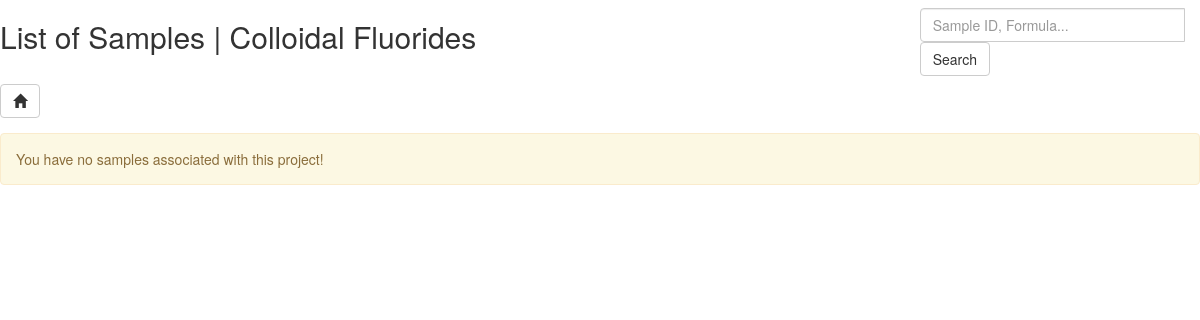
The page /project/3/ on the database as committed earlier.
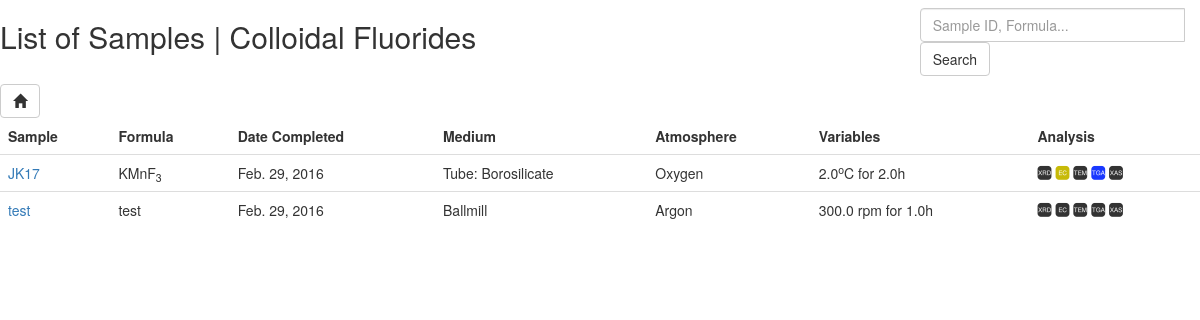
The same page on the database as committed later.
### pokedex/models.py (models this page shows, shortened)
class Sample(models.Model):
	sample_number = models.CharField(max_length=10, db_index=True)
	name = models.CharField(max_length=200, db_index=True)
	formula = models.CharField(max_length=50, db_index=True, blank=True)
	stripped_formula = models.CharField(max_length=50, db_index=True, blank=True)
	AVAILABLE_MEDIUMS = [
		('Ballmill', 'Ballmill'),
		('Tube: Borosilicate', 'Tube: Borosilicate'),
		('Tube: Quartz', 'Tube: Quartz'),
		('Tube: Alumina', 'Tube: Alumina'),
	]
	AVAILABLE_ATMOSPHERES = [
		('Argon', 'Argon'),
		('5%H2:95%N2', '5%H2:95%N2'),
		('Oxygen', 'Oxygen'),
		('Nitrogen', 'Nitrogen'),
		('Air', 'Air'),
	]
	experiment_medium = models.CharField(max_length=50, choices=AVAILABLE_MEDIUMS)
	experiment_atmosphere = models.CharField(max_length=50, choices=AVAILABLE_ATMOSPHERES)
	experiment_variable = models.FloatField(null=True, blank=True)
	experiment_time = models.FloatField(blank=True, null=True)
	experiment_equation = models.CharField(max_length=200, blank=True)
	variable_units = models.CharField(max_length=5, blank=True)
	analysis_XRD = models.BooleanField(default=False)
	analysis_EC = models.BooleanField(default=False)
	analysis_TEM = models.BooleanField(default=False)
	analysis_TGA = models.BooleanField(default=False)
	analysis_XAS = models.BooleanField(default=False)
	start_date = models.DateField(null=True, default=datetime.date.today)
	end_date = models.DateField(null=True, default=datetime.date.today)
	associated_project = models.ManyToManyField('Project')
	user = models.ForeignKey(User, blank=True, null=True)
	class Meta:
		ordering = ['sample_number']
	def detail_url(self):
		url = reverse('sample_detail', kwargs={'id': self.id})
		return url

### pokedex/views.py (the view)
class SampleListView(DetailView):
	template_name = 'sample_list.html'
	model = Project
	context_object_name = 'project'
	def get_context_data(self, *args, **kwargs):
		project = self.get_object()
		context = super(SampleListView, self).get_context_data(*args, **kwargs)
		context['samples'] = Sample.objects.all().filter(associated_project = project)
		return context
	def get_object(self):
		pk = self.kwargs['id']
		project = Project.objects.get(pk=pk)
		return project

### pokedex/models.py (called while the page is built)
	def __str__(self):
		return "{name}".format(name=self.name)

### pokedex/templatetags/custom_filters.py (called while the page is built)
@register.filter(name='formula_markup')
def formula_markup(formula):
    def insert_subscript(string, index):
        return string[:index] + '<sub>' + string[index:index+2] + '</sub>' + string[index+2:]
    def insert_superscript(string, index):
        return string[:index] + '<sup>' + string[index:index+2] + '</sup>' + string[index+2:]
    formula = escape(formula)
    x = 0
    while x in range (0, len(formula)):
        if formula[x] in ('_'):
            formula = insert_subscript(formula, x)
            x += 5
        if formula[x] in ('^'):
            formula = insert_superscript(formula, x)
            x += 5
        x += 1
    formula = formula.replace("_","").replace("^", "")
    return mark_safe(formula)

### pokedex/templates/sample_list.html (shortened to what this page needs)
{% extends 'base.html' %}
{% load custom_filters %}
{% block content %}
<div class="row">
  <div class="col-md-6">
    <h2>List of Samples | {{ project }}</h2>
  </div>
  <div class="col-md-6">
    <div class="pull-right">
      <form method="get" action="." class="navbar-form pull-right">
	<div class="input-group">
	  <input type="text" class="input-small form-control search-query"
		 name="search" placeholder="Sample ID, Formula..."
	  <span class="input-group-btn">
	    <input type="submit" class="btn btn-default" value="Search">
	</div>
      </form>
    </div>
  </div>
</div>
<a href="{% url 'home' %}" class="btn btn-default">
	<span class="glyphicon glyphicon-home"></span>
</a>
{% if samples %}
<table class="table chemical-list">
  <tr>
	<th>Sample</th>
	<th>Formula</th>
	<th>Date Completed</th>
	<th>Medium</th>
	<th>Atmosphere</th>
	<th>Variables</th>
	<th>Analysis</th>
  </tr>
	{% for sample in samples %}
  <tr>
	<td>
		<a href="{{ sample.detail_url }}" title="Detailed information on sample {{ sample.sample_number }}">
		{{ sample.sample_number }}
		</a>
	</td>
	<td>{{ sample.formula|formula_markup }}</td>
	<td>{{ sample.end_date }}</td>
	<td>{{ sample.experiment_medium }}</td>
	<td>{{ sample.experiment_atmosphere }}</td>
	<td>{{ sample.experiment_variable }}{{ sample.variable_units|formula_markup }} for {{ sample.experiment_time }}h</td>
	<td>
	{% if sample.analysis_XRD %}<span class="icon-XRD XRD-active" title="X-Ray Diffraction"></span>{% else %}<span class="icon-XRD" title="X-Ray Diffraction"></span>{% endif %}
	{% if sample.analysis_EC %}<span class="icon-EC EC-active" title="Electrochemistry"></span>{% else %}<span class="icon-EC" title="Electrochemistry"></span>{% endif %}
	{% if sample.analysis_TEM %}<span class="icon-TEM TEM-active" title="Electron Microscopy"></span>{% else %}<span class="icon-TEM" title="Electron Microscopy"></span>{% endif %}
	{% if sample.analysis_TGA %}<span class="icon-TGA TGA-active" title="Thermogravimetric Analysis"></span>{% else %}<span class="icon-TGA" title="Thermogravimetric Analysis"></span>{% endif %}
	{% if sample.analysis_XAS %}<span class="icon-XAS XAS-active" title="X-Ray Absorption Spectroscopy"></span>{% else %}<span class="icon-XAS" title="X-Ray Absorption Spectroscopy"></span>{% endif %}
	</td>
  </tr>
	{% endfor %}
{% else %}
	<div class="alert alert-warning no-chemicals">
  	You have no samples associated with this project!
	</div>
{% endif %}
{% endblock %}

Rows that differ between the two databases and show on the page:
added Sample: sample_number "JK17", formula|formula_markup "KMnF 3", end_date "Feb. 29, 2016", experiment_medium "Tube: Borosilicate", experiment_atmosphere "Oxygen", experiment_variable "2.0", variable_units|formula_markup "o C", experiment_time "2.0", analysis_XRD False (drawn), analysis_EC True (drawn), analysis_TEM False (drawn), analysis_TGA True (drawn), analysis_XAS False (drawn)
added Sample: sample_number "test", formula|formula_markup "test", end_date "Feb. 29, 2016", experiment_medium "Ballmill", experiment_atmosphere "Argon", experiment_variable "300.0", variable_units|formula_markup "rpm", experiment_time "1.0", analysis_XRD False (drawn), analysis_EC False (drawn), analysis_TEM False (drawn), analysis_TGA False (drawn), analysis_XAS False (drawn)
Other text that changed with them:
text no longer shown: "You have no samples associated with this project!"
text now shown: "Sample Formula Date Completed Medium Atmosphere Variables Analysis"
